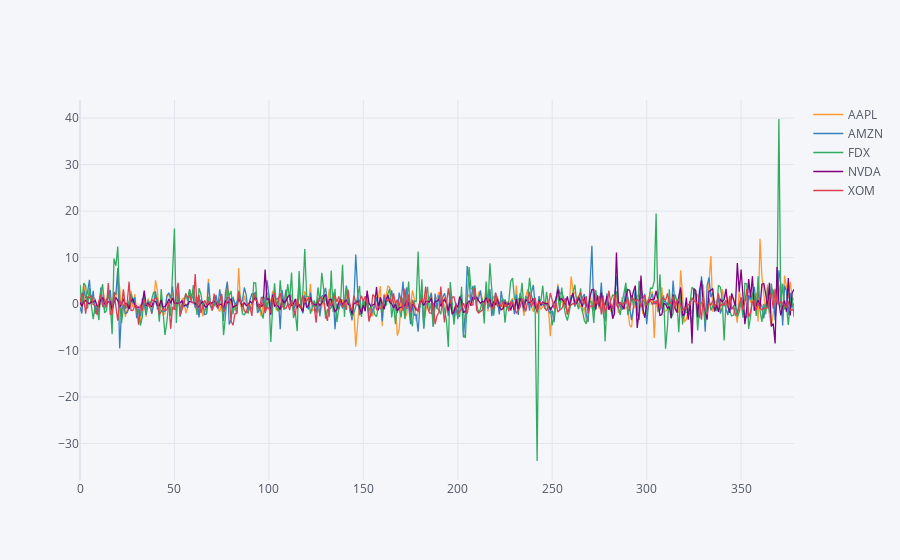

The notebook cell this image was saved under:
### Code cell
# plot us portfolio
cf.set_config_file(offline = True)
us_portfolio_diff_df.iplot()

### Figure 1 — Plotly figure (JSON) as saved in the notebook; plotly's stock layout.template omitted (floating-point values rounded to 4 significant figures; data arrays with more than 128 entries replaced by an {"elided": "..."} marker saying what was removed)
{"data": [{"line": {"color": "rgba(255, 153, 51, 1.0)", "dash": "solid", "shape": "linear", "width": 1.3}, "mode": "lines", "name": "AAPL", "text": "", "type": "scatter", "x": {"elided": "379 int values"}, "y": {"elided": "379 float values"}}, {"line": {"color": "rgba(55, 128, 191, 1.0)", "dash": "solid", "shape": "linear", "width": 1.3}, "mode": "lines", "name": "AMZN", "text": "", "type": "scatter", "x": {"elided": "379 int values"}, "y": {"elided": "379 float values"}}, {"line": {"color": "rgba(50, 171, 96, 1.0)", "dash": "solid", "shape": "linear", "width": 1.3}, "mode": "lines", "name": "FDX", "text": "", "type": "scatter", "x": {"elided": "379 int values"}, "y": {"elided": "379 float values"}}, {"line": {"color": "rgba(128, 0, 128, 1.0)", "dash": "solid", "shape": "linear", "width": 1.3}, "mode": "lines", "name": "NVDA", "text": "", "type": "scatter", "x": {"elided": "379 int values"}, "y": {"elided": "379 float values"}}, {"line": {"color": "rgba(219, 64, 82, 1.0)", "dash": "solid", "shape": "linear", "width": 1.3}, "mode": "lines", "name": "XOM", "text": "", "type": "scatter", "x": {"elided": "379 int values"}, "y": {"elided": "379 float values"}}], "layout": {"legend": {"bgcolor": "#F5F6F9", "font": {"color": "#4D5663"}}, "paper_bgcolor": "#F5F6F9", "plot_bgcolor": "#F5F6F9", "title": {"font": {"color": "#4D5663"}}, "xaxis": {"gridcolor": "#E1E5ED", "showgrid": true, "tickfont": {"color": "#4D5663"}, "title": {"font": {"color": "#4D5663"}, "text": ""}, "zerolinecolor": "#E1E5ED"}, "yaxis": {"gridcolor": "#E1E5ED", "showgrid": true, "tickfont": {"color": "#4D5663"}, "title": {"font": {"color": "#4D5663"}, "text": ""}, "zerolinecolor": "#E1E5ED"}}}
